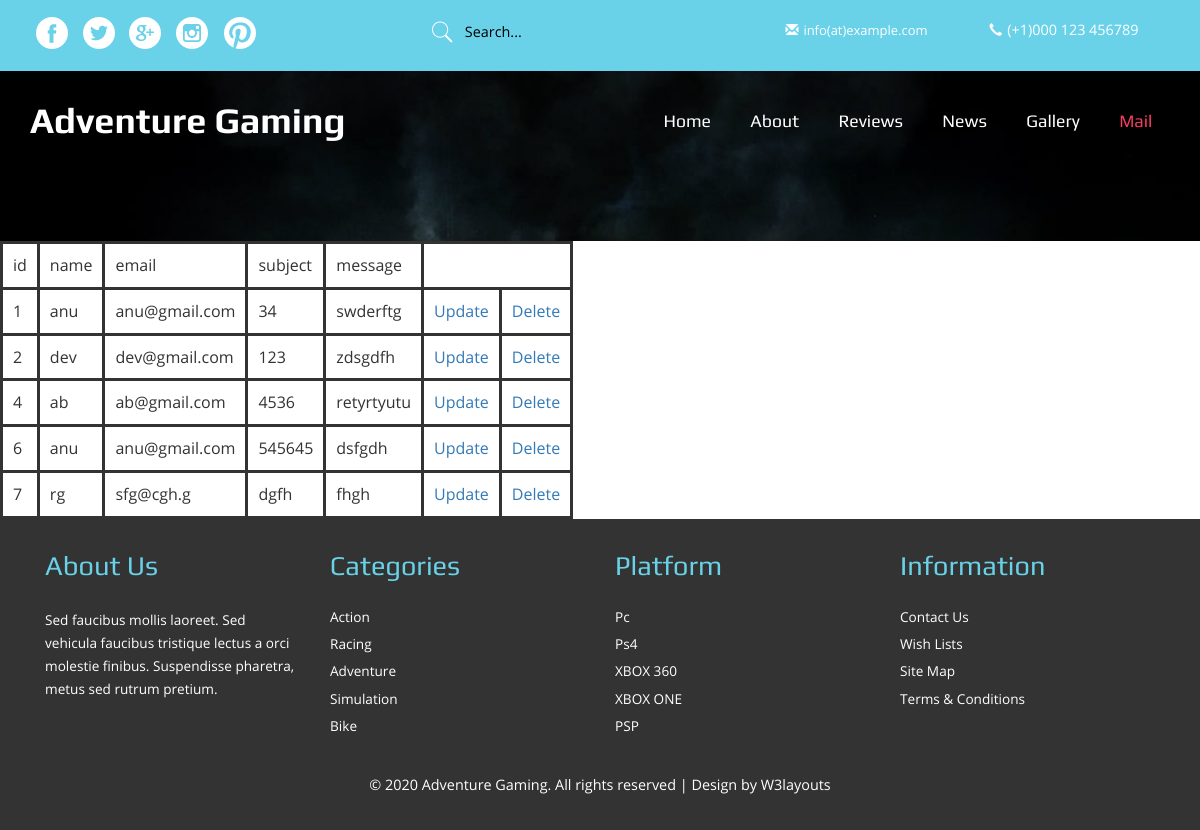
Page /table.php on the committed database.
### tables this page shows
CREATE TABLE `contact` (
  `id` int(10) NOT NULL,
  `name` varchar(100) NOT NULL,
  `email` varchar(100) NOT NULL,
  `subject` varchar(100) NOT NULL,
  `message` varchar(100) NOT NULL
);

### table.php (the view, shortened to what this page needs)
<?php
include_once 'database.php';
$result = mysqli_query($conn,"SELECT * FROM contact");
?>
<!DOCTYPE HTML>
<html>
<head>
<link href="css/bootstrap.css" rel='stylesheet' type='text/css' />
<link href="css/style.css" rel='stylesheet' type='text/css' />
</head>
<body>
<div class="header">
	 <div class="container">
		 <div class="headr-left">
			 <div class="social">
					<a href="#"><i class="facebook"></i></a>
					<a href="#"><i class="twitter"></i></a>
					<a href="#"><i class="gplus"></i></a>
					<a href="#"><i class="pin"></i></a>
					<a href="#"><i class="youtube"></i></a>
			 </div>
			 <div class="search">
				 <form>
					 <input type="submit" value="">
					 <input type="text" value="" placeholder="Search...">
				 </form>
			 </div>
			 <div class="clearfix"></div>
		 </div>
		 <div class="headr-right">
			 <div class="details">
				 <ul>
					 <li><a href="mailto@example.com"><span class="glyphicon glyphicon-envelope" aria-hidden="true"></span>info(at)example.com</a></li>
					 <li><span class="glyphicon glyphicon-earphone" aria-hidden="true"></span>(+1)000 123 456789</li>
				 </ul>
			 </div>
		 </div>
		 <div class="clearfix"></div>
	 </div>
</div>
<div class="banner-info">
	  <div class="container">
		  <div class="logo">
				 <h1><a href="index.php">Adventure Gaming</a></h1>
		  </div>
		 <div class="top-menu">
			  <ul class="nav1">
					 <li><a href="index.php">Home</a></li>
					 <li><a href="about.php">About</a></li>
					 <li><a href="reviews.php">Reviews</a></li>
					 <li><a href="typo.php">News</a></li>
					 <li><a href="gallery.php">Gallery</a></li>
					 <li class="active"><a href="contact.php">Mail</a></li>
			  </ul>
		 </div>
		 <div class="clearfix"></div>
	 </div>
</div>
<div class="banner">
		<div class="bnr2">
	   </div>
</div>
<table>
  <tr>
    <td>id</td>
    <td>name</td>
    <td>email</td>
    <td>subject</td>
    <td>message</td>
  </tr>
<?php
while($row = mysqli_fetch_array($result)) {
?>
<tr>
    <td><?php echo $row["id"]; ?></td>
    <td><?php echo $row["name"]; ?></td>
    <td><?php echo $row["email"]; ?></td>
    <td><?php echo $row["subject"]; ?></td>
    <td><?php echo $row["message"]; ?></td>
     <td><a href="update.php?id=<?php echo $row["id"]; ?>">Update</a></td>
    <td><a href="delete.php?id=<?php echo $row["id"]; ?>">Delete</a></td>
</tr>
<?php
}
?>
</table>
<div class="footer">
	 <div class="container">
		 <div class="footer-grids">
			 <div class="col-md-3 ftr-info">
				 <h3>About Us</h3>
				 <p>Sed faucibus mollis laoreet. Sed vehicula faucibus tristique lectus a orci molestie finibus.
				 Suspendisse pharetra, metus sed rutrum pretium.</p>
			 </div>
			 <div class="col-md-3 ftr-grid">
				 <h3>Categories</h3>
				 <ul class="ftr-list">
					 <li><a href="#">Action</a></li>
					 <li><a href="#">Racing</a></li>
					 <li><a href="#">Adventure</a></li>
					 <li><a href="#">Simulation</a></li>
					 <li><a href="#">Bike</a></li>
				 </ul>
			 </div>
			 <div class="col-md-3 ftr-grid">
				 <h3>Platform</h3>
				 <ul class="ftr-list">
					 <li><a href="#">Pc</a></li>
					 <li><a href="#">Ps4</a></li>
					 <li><a href="#">XBOX 360</a></li>
					 <li><a href="#">XBOX ONE</a></li>
					 <li><a href="#">PSP</a></li>
				 </ul>
			 </div>
			 <div class="col-md-3 ftr-grid">
				 <h3>Information</h3>
				 <ul class="ftr-list">
					 <li><a href="#">Contact Us</a></li>
					 <li><a href="#">Wish Lists</a></li>
					 <li><a href="#">Site Map</a></li>
					 <li><a href="#">Terms & Conditions</a></li>
				 </ul>
			 </div>
			 <div class="clearfix"></div>
		 </div>
	 </div>
</div>
<div class="copywrite">
	 <div class="container">
		 <p> © 2020 Adventure Gaming. All rights reserved | Design by <a href="http://w3layouts.com/">W3layouts</a></p>
	 </div>
</div>
</body>
</html>

### css/style.css (style rules this page uses)
h4, h5, h6, h1, h2, h3 { margin: 0; }
ul, ol { margin: 0; padding:0; }
p { margin: 0; }
html, body { font-family: 'OpenSans-Regular'; font-size: 100%; background: #ffffff; }
body a { transition:0.5s all; -webkit-transition:0.5s all; -moz-transition:0.5s all; -o-transition:0.5s all; -ms-transition:0.5s all; }
.header { background:#69d2e8; padding:1em 0; }
.headr-left { float:left; width:65%; }
.social { float:left; }
.social i { width: 33px; height: 33px; background: url('../images/social.png') no-repeat 0px 0px; display: inline-block; margin:0 5px; }
a i.facebook { background-position:-5px -6px; }
a i.twitter { background-position:-46px -7px; }
a i.gplus { background-position:-92px -8px; }
a i.pin { background-position:-135px -8px; }
a i.youtube { background-position:-180px -9px; }
.search { position: relative; float: left; width:40%; margin-left:10em; }
.search input[type="text"] { padding: 6px 10px 6px 0px; outline: none; color: #fff; background: none; border: none; width: 88%; position: relative; font-size: 0.9em; -webkit-appearance: none; margin-left: 3em; }
.search input[type="submit"] { background: url('../images/search1.png') no-repeat 0px 1px; border: none; cursor: pointer; width: 24px; outline: none; position: absolute; height: 24px; top: 3px; left: 8px; }
.headr-right { float: left; }
.details ul li { display:inline-block; padding:0.3em 0em 0.3em 1em; }
.details ul li:nth-child(1) { margin-right:3em; }
.details ul li { color:#fff; text-decoration:none; font-size:0.9em; }
.details ul li a { color:#fff; text-decoration:none; font-size:0.9em; }
.glyphicon-earphone:before,.glyphicon-envelope:before { font-size:13px; margin-right:5px; }
.logo { float:left; }
.logo h1 a { color:#fff; font-family: 'Play-Bold'; text-decoration:none; }
.top-menu { float:right; }
.top-menu ul li { display:inline-block; }
.top-menu ul li a { display:block; color:#fff; padding:0.5em 1em; text-decoration:none; font-family: 'Play-Regular'; font-size:1.1em; }
.top-menu ul li.active a,.top-menu ul li a:hover { color: #f43c60; }
.banner-info { position: absolute; z-index: 99; top: 100px; left: 0; right: 0; }
.bnr2 { background: url(../images/bnr3.jpg) no-repeat 0px 0px; background-size: cover; min-height:170px; }
.footer { background:#333; padding:2em 0 0 0; }
.ftr-grid h3,.ftr-info h3 { font-family: 'Play-Regular'; font-size:1.7em; margin-bottom:0.8em; color:#69d2e8; }
.ftr-grid ul li { display:block; }
.ftr-grid ul li a { display:block; color:#fff; padding:4px 0; text-decoration:none; font-size:0.85em; }
.ftr-info p { font-size:0.85em; line-height:1.7em; color:#fff; margin-top:2em; }
.copywrite { padding:2em 0; background:#333; }
.copywrite p { color: #FFF; font-size: .9em; text-align: center; line-height: 1.8em; }
.copywrite p a { color:#fff; }

### table.php (style rules this page uses)
table,th,td { border: solid; padding-top: 10px; padding-right: 10px; padding-bottom: 10px; padding-left: 10px; }

### rows in the picture
contact: id "1", name "anu", email "anu@gmail.com", subject "34", message "swderftg"
contact: id "2", name "dev", email "dev@gmail.com", subject "123", message "zdsgdfh"
contact: id "4", name "ab", email "ab@gmail.com", subject "4536", message "retyrtyutu"
contact: id "6", name "anu", email "anu@gmail.com", subject "545645", message "dsfgdh"
contact: id "7", name "rg", email "sfg@cgh.g", subject "dgfh", message "fhgh"
